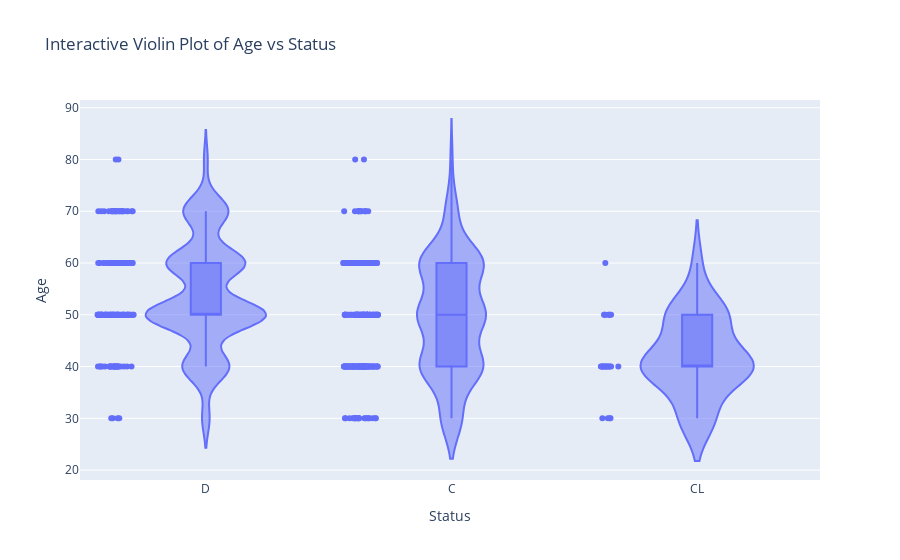

The code cell stored with this chart in its notebook:
### Code cell
fig_violin_class_age = px.violin(df_copy_cancer, x='Status', y='Age_year', box=True, points='all',
                           labels={'Status':'Status', 'Age_year':'Age'},
                           title="Interactive Violin Plot of Age vs Status")
fig_violin_class_age.show()

### Figure 1 — Plotly figure (JSON) as saved in the notebook; plotly's stock layout.template omitted (floating-point values rounded to 4 significant figures; data arrays with more than 128 entries replaced by an {"elided": "..."} marker saying what was removed)
{"data": [{"alignmentgroup": "True", "box": {"visible": true}, "hovertemplate": "Status=%{x}<br>Age=%{y}<extra></extra>", "legendgroup": "", "marker": {"color": "#636efa"}, "name": "", "offsetgroup": "", "orientation": "v", "points": "all", "scalegroup": "True", "showlegend": false, "type": "violin", "x": {"elided": "418 str values"}, "x0": " ", "xaxis": "x", "y": {"elided": "418 int values"}, "y0": " ", "yaxis": "y"}], "layout": {"legend": {"tracegroupgap": 0}, "title": {"text": "Interactive Violin Plot of Age vs Status"}, "violinmode": "group", "xaxis": {"anchor": "y", "domain": [0, 1], "title": {"text": "Status"}}, "yaxis": {"anchor": "x", "domain": [0, 1], "title": {"text": "Age"}}}}
